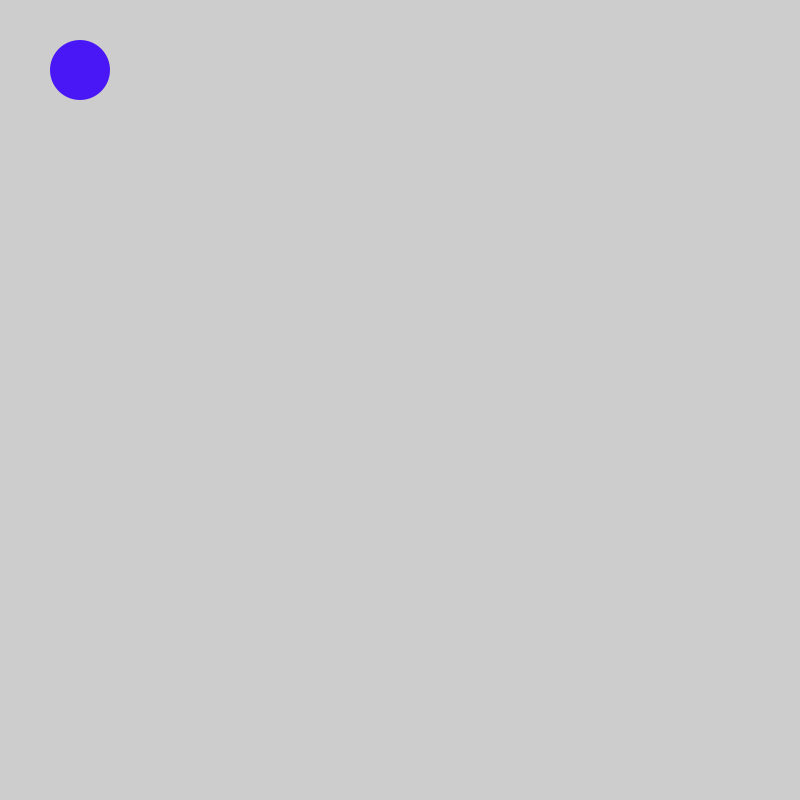
Frame 1 (no input)
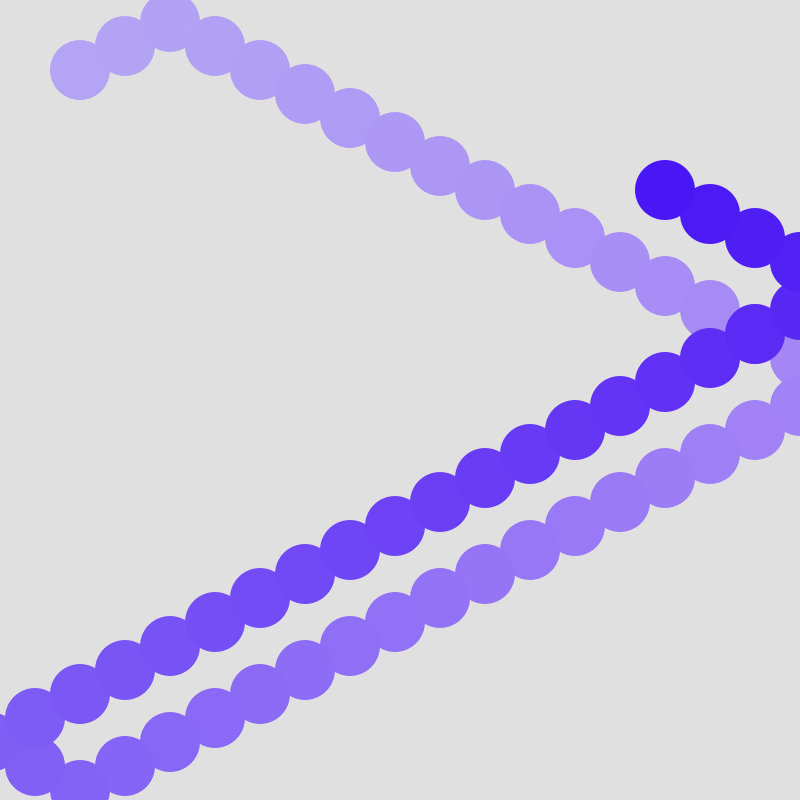
Frame 60 (the mouse pressed at the canvas centre just before this capture)
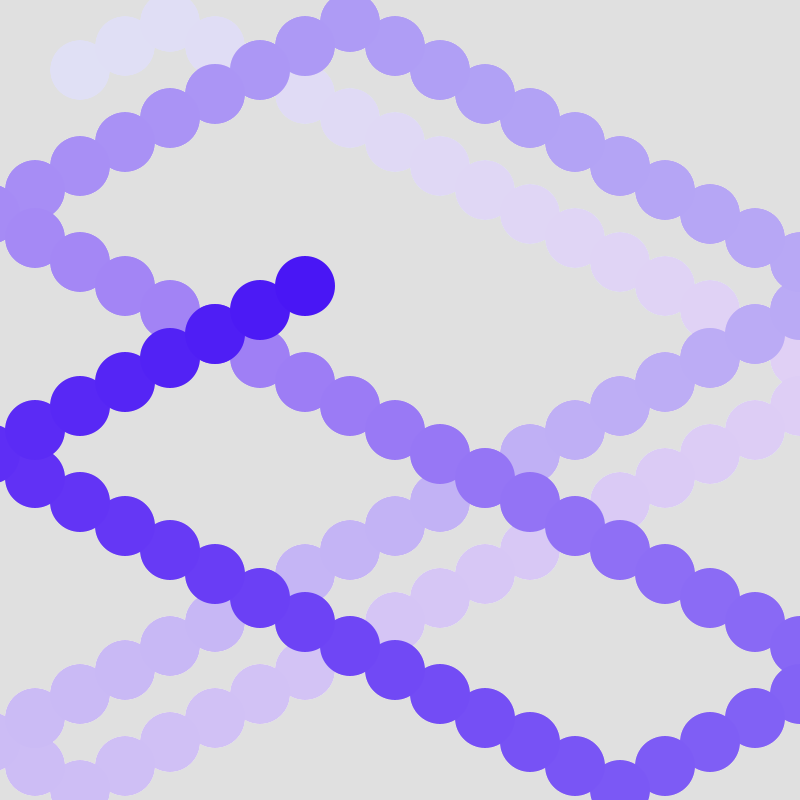
Frame 120 (the mouse held since frame 60 and released just before this capture)

The Processing sketch that drew these frames (run headless with seeded random() and noise(); from frame 60 on, the mouse is pressed at the canvas centre):

// Processing sketch: processing_82094
// ── processing_82094.pde

//cambio de direccion

float x= 80.0;
float y= 70.0;
float radio= 30.0;
float velocidadX= 9.0;
float velocidadY= 6.0;
int direccionX=5;
int direccionY=-4;

void setup(){
  size(800,800);
  smooth();
  noStroke();
  ellipseMode(RADIUS);
}

void draw (){
  fill (255,4);
  rect(0,0,width, height);
  fill (73,22,245);
  ellipse (x,y,radio,radio);
  x += velocidadX * direccionX;
  if ((x>width+radio)||(x<radio)){
    direccionX = direccionX * -1;
  }
  y +=velocidadY * direccionY;
  if ((y>width-radio)||(y <radio)){
    direccionY = direccionY *-1;
  }
}  
